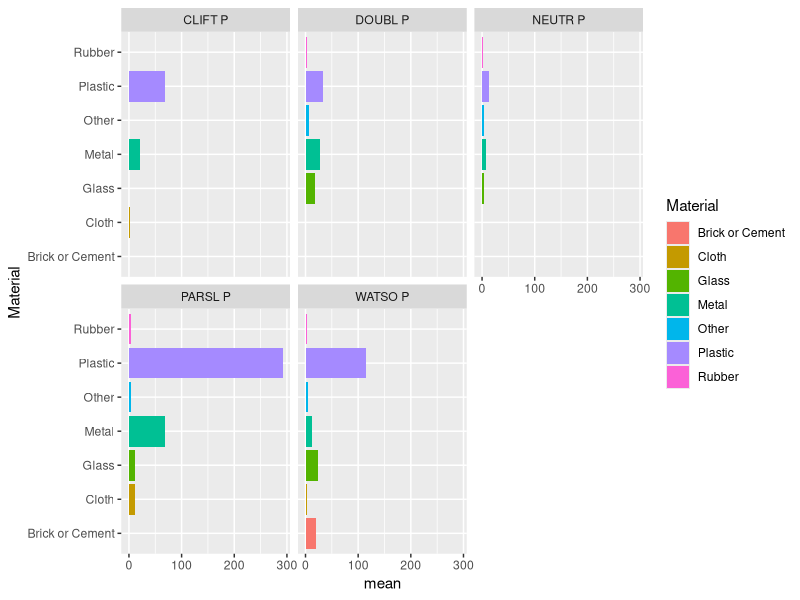
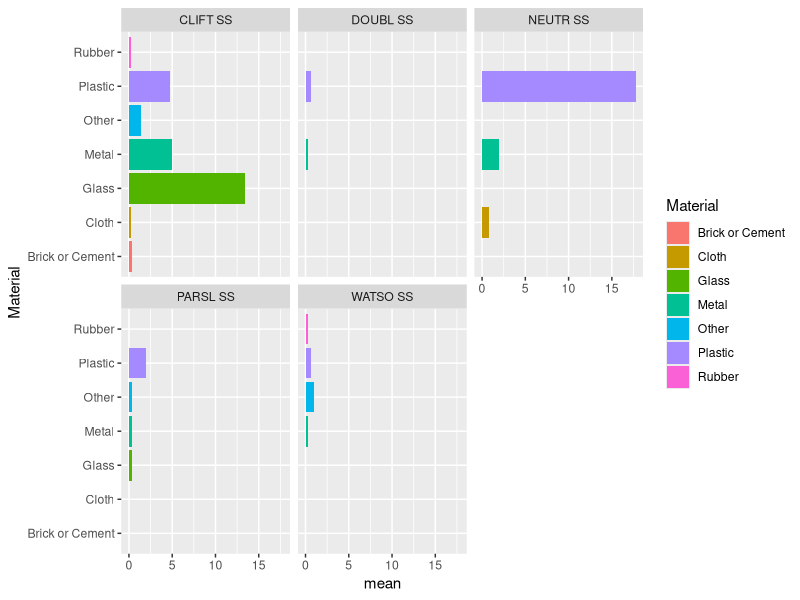
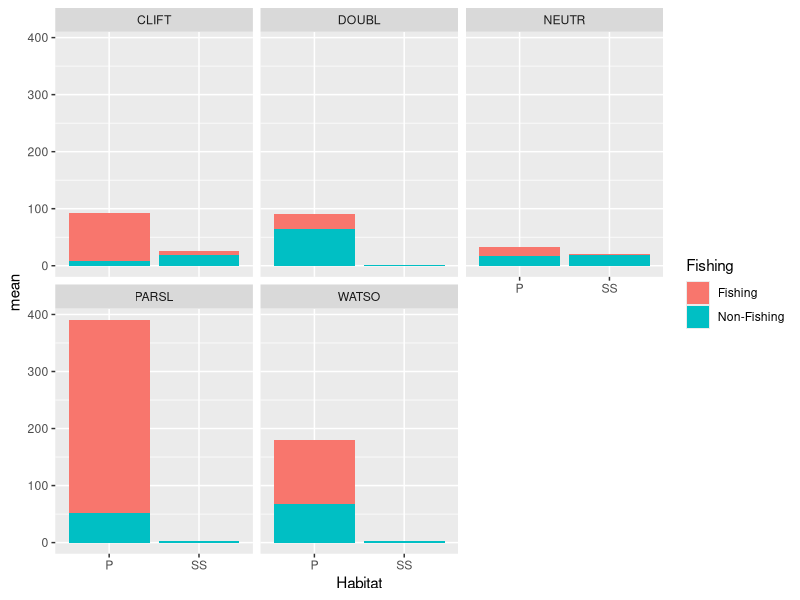
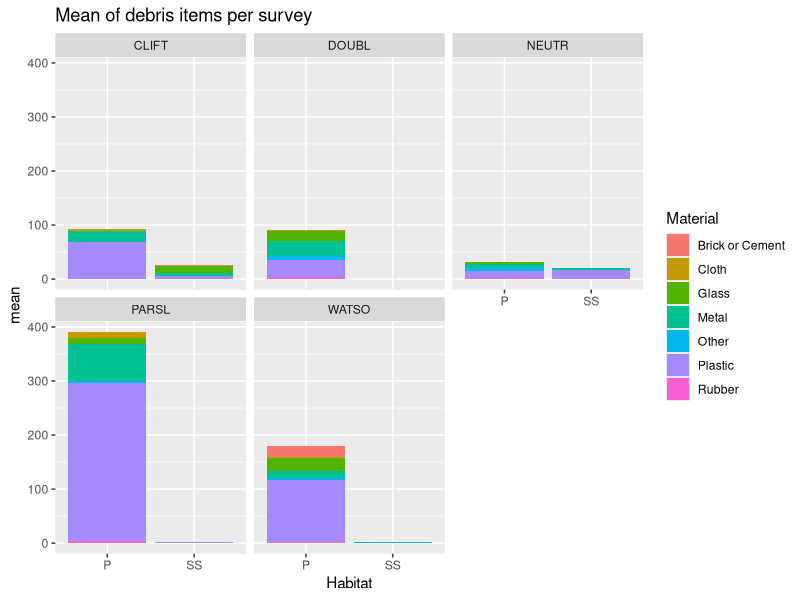
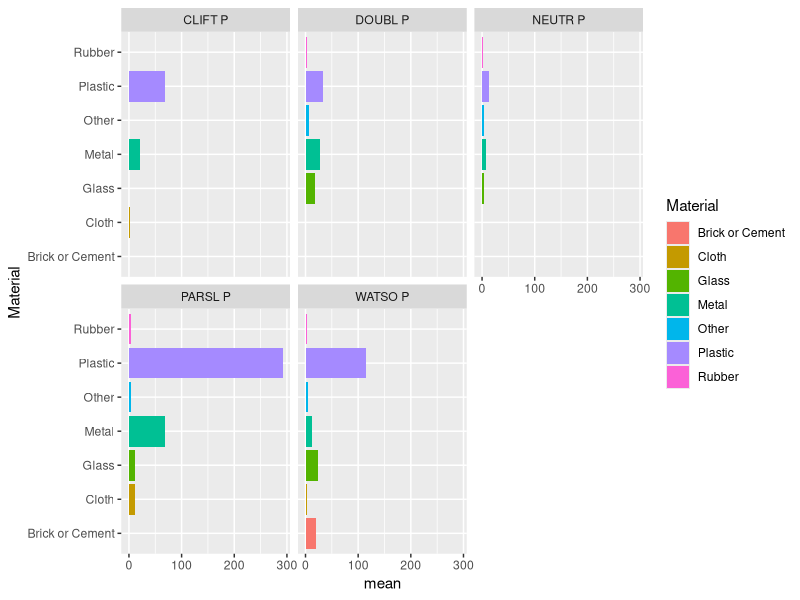
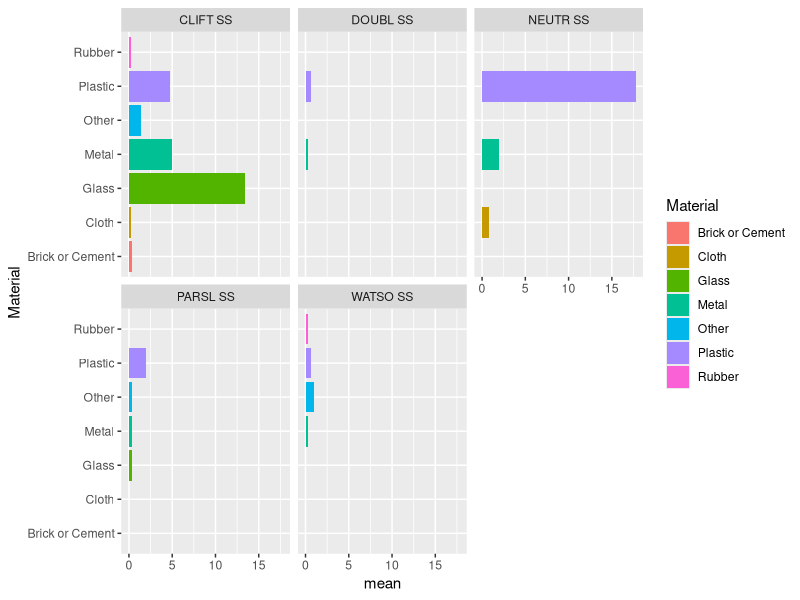
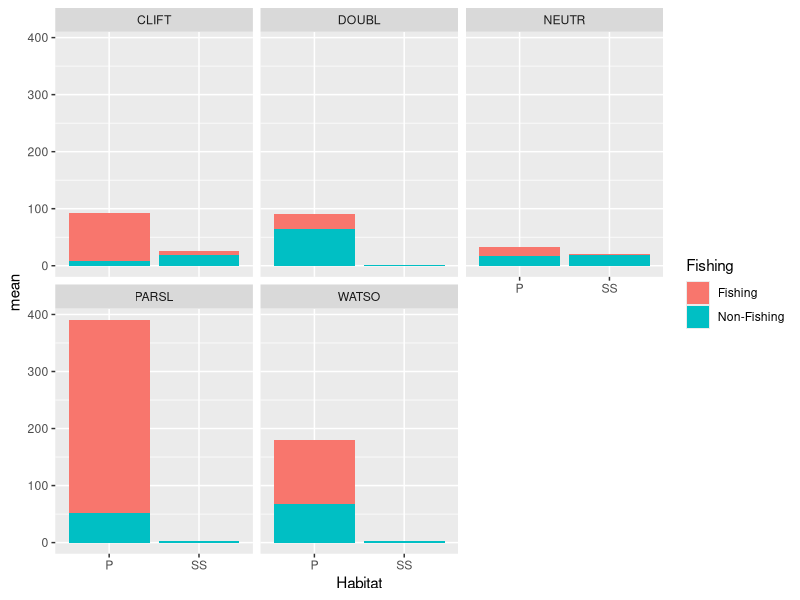
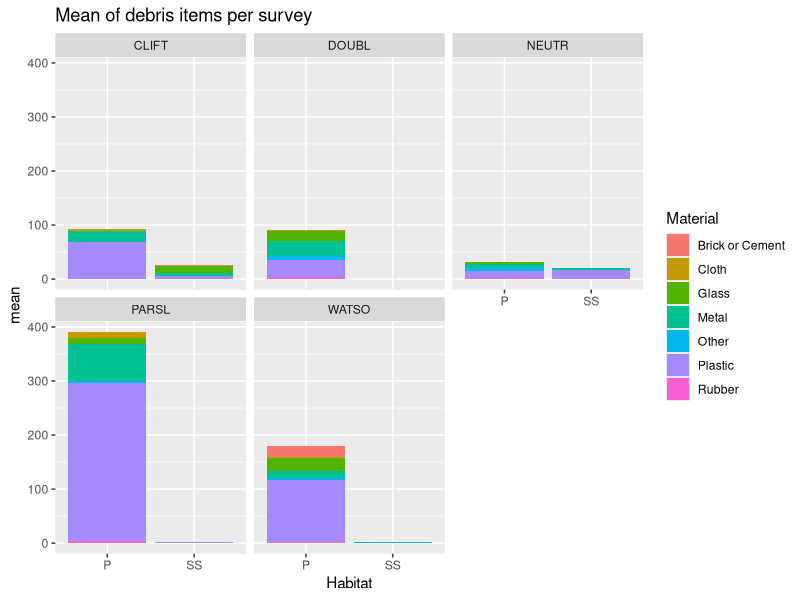

Write R code to recreate these figures, in order. (Note: this script raises an error after producing the figures.)
## ---- chunk 1
knitr::opts_chunk$set(echo = TRUE)
## ---- chunk 2
lib.load = c("here", "ggplot2", "dplyr", "lubridate", "forcats", "ggthemes", "knitr", "kableExtra") 
lapply(lib.load, require, character.only = TRUE) 

## ---- chunk 3
data <- read.csv(file="data/all_data.csv", header=T, sep=",")
data$Date <- dmy(data$Date)
data$Notes <- as.character(data$Notes)

site_select <- data %>%
  filter(Team=="UNSW" & Location %in% c("DOUBL","WATSO","PARSL","NEUTR","CLIFT")) %>%
  select(-Habitat2, -Fragment, -Whole)
## ---- chunk 4
item_code <- read.csv(file="data/CSIRO-code.csv", header=T, sep=",") #load item names
item_code <- item_code %>%
  select(ID, item_name) #filter out material as some item types may have more than one material type (ex. fishing items, furniture)
## ---- chunk 5
#create a count for number of surveys
sampling_dates <- data %>%
  group_by(Location) %>%
  filter(Team=="UNSW") %>%
  count(Date)

#take away the debris count
sampling_dates$n <- NULL

sampling_dates <- sampling_dates %>%
  count(Location) %>%
  arrange(desc(n)) %>%
  rename(NumberSurveys=n)

#join survey to site select
site_select <- left_join(site_select, sampling_dates, by="Location")
## ---- chunk 6
#normalise sites
site_total_item <- site_select %>%
  group_by(Site, Material, ID) %>%
  mutate(mean=sum(Total)/NumberSurveys, #mean of item type per site
         mean_sd=sd(Total)) %>% #sd of item type per site
        ungroup()

site_total_item <- site_total_item %>%
  select(Location, Habitat, Site, Material, ID, mean, mean_sd) %>%
  filter(mean > 0) %>%
  distinct()
  
site_total_item <- left_join(site_total_item, item_code, by="ID")

top_items_per_site <- site_total_item %>% group_by(Site) %>% top_n(2, mean)
## ---- chunk 7
item_total <- site_select %>%
  group_by(Material, ID) %>%
  mutate(sum=sum(Total), #sum of total items by type
         sd=sd(Total)) %>% #sd of total items by type
        select(ID, Material, sum, sd) %>% #remove irrelevant columns
        filter(sum>0) %>% #remove null values
        arrange(desc(sum)) %>% #show high counts first
        distinct() %>% #remove duplicate entries
        ungroup()

item_total <- left_join(item_total, item_code, by="ID") #join item names

top_items <- item_total %>% top_n(20, sum) #show top 20 items over all surveys combined

rmarkdown::paged_table(top_items) %>% #print clean table
kable("html", col.names = c("ID", "Material", "Sum", "SD", "Name"),
      caption = "Top 20 items across all surveys") %>% 
  kable_styling(bootstrap_options="condensed", position="left") %>%
  scroll_box(width = "100%", height = "500px")
## ---- chunk 8
#normalise sites
site_total_mat <- site_select %>%
  group_by(Site, Material) %>%  #group by material findings at each site
  summarise(mean=mean(Total), #mean of item type per site
         mean_sd=sd(Total)) %>% #sd of item type per site
        ungroup()

# plyr version of the same thing:
# site_total_mat <- plyr::ddply(site_select,
#                         .(Site, Material), # group by these factors
#                         summarise,
#                         mean=mean(Total),
#                         sd=sd(Total)
#                         )


site_total_mat <- site_total_mat %>%
  filter(mean > 0) %>% #remove 0 values
  distinct() #remove duplicates

# rename material categories 
var_change <- c("Ceramic", "Undetermined", "E-Waste", "Paper", "Construction", "Organic", "Unknown", "Timber") #state variables to rename
site_total_mat$Material <- as.character(site_total_mat$Material) #change Material to character
site_total_mat$Material[site_total_mat$Material %in% var_change] = "Other" #set categories to Other

#top materials at each site by mean
top_mat_per_site <- site_total_mat %>% group_by(Site) %>% top_n(1, mean)

rmarkdown::paged_table(top_mat_per_site) %>% #print clean table
kable("html", col.names = c("Site", "Material", "Mean", "SD"),
      caption = "Top Material Type per Site") %>% 
  kable_styling(bootstrap_options="condensed", position="left") %>%
  scroll_box(width = "100%", height = "500px")
## ---- chunk 9
P <- site_select %>%
  filter(Habitat=="P") #isolate pier sites

total_P <- P %>%
  group_by(Site, Material, ID) %>% #looking at item types per site
  summarise(item_total=sum(Total), #total number of each item per site
            mean=item_total/NumberSurveys) %>% #mean of each item per site
  arrange(desc(mean)) #listed by largest means

total_P <- distinct(total_P) #removing duplicate records
total_P <- left_join(total_P, item_code, by="ID") #adding item name

total_P <- total_P %>%
  filter(mean>0) #filter out null values

total_P$Material <- as.character(total_P$Material) #change Material to character
total_P$Material[total_P$Material %in% var_change] = "Other" #set categories to Other

p_total_P <- total_P %>%
  mutate(item_name=fct_reorder(item_name,desc(mean))) %>%
  ggplot( aes(x=Material, y=mean, fill=Material)) +
  geom_col() +
  coord_flip() +
  facet_wrap(~Site)

p_total_P

ggsave(filename = "figures/total_p.png", plot = p_total_P, dpi = 600)
## ---- chunk 10
SS <- site_select %>%
  filter(Habitat=="SS")

total_SS <- SS %>%
  group_by(Site, Material, ID) %>% #looking at item types per site
  summarise(item_total=sum(Total), #total number of each item per site
            mean=item_total/NumberSurveys) %>% #mean of each item per site
  arrange(desc(mean)) #listed by largest means

total_SS <- distinct(total_SS) #removing duplicate records
total_SS <- left_join(total_SS, item_code, by="ID") #adding item name

total_SS <- total_SS %>%
  filter(mean>0) #filter out null values

total_SS$Material <- as.character(total_SS$Material) #change Material to character
total_SS$Material[total_SS$Material %in% var_change] = "Other" #set categories to Other

p_total_SS <- total_SS %>%
  mutate(item_name=fct_reorder(item_name,desc(mean))) %>% 
  ggplot( aes(x=Material, y=mean, fill=Material)) +
  geom_col() +
  coord_flip() + 
  facet_wrap(~Site)

p_total_SS

ggsave(filename = "figures/total_ss.png", plot = p_total_SS, dpi = 600)
## ---- chunk 11
fishing <- site_select %>%
  group_by(Site, Fishing) %>% #group by fishing or non-fishing
  summarise(item_total=sum(Total), #total fishing items
            mean=item_total/NumberSurveys) %>% #total per survey
  arrange(desc(mean))

fishing <- distinct(fishing) #remove duplicates

site_habitat <- site_select %>%
  select(Site, Habitat, Location) %>% #create df for labeling
  distinct() #remove duplicates
fishing <- left_join(fishing, site_habitat, by="Site") #join for labeling

p_fishing <- fishing %>%
  ggplot( aes(x=Habitat, y=mean, fill=Fishing)) +
  geom_bar(position="stack", stat="identity") +
  facet_wrap(~Location)

p_fishing

ggsave(filename = "figures/fishing.png", plot = p_fishing, dpi = 600)
## ---- chunk 12
habitat <- site_select %>%
  group_by(Location, Habitat, Material) %>%
  summarise(item_total=sum(Total), #total number of each material type per site
            mean=item_total/NumberSurveys, #mean of each material type per site
            mean_sd=sd(Total)) %>% #sd of each material type per site
  arrange(desc(mean))

habitat <- habitat %>%
  filter(mean>0) %>% #filter null values
  distinct() #remove duplicates

habitat$Material <- as.character(habitat$Material) #change Material to character
habitat$Material[habitat$Material %in% var_change] = "Other" #set categories to Other

p_habitat <- habitat %>%
  ggplot( aes(x=Habitat, y=mean, fill=Material)) +
  geom_bar(position="stack", stat="identity") +
  ggtitle("Mean of debris items per survey") +
  facet_wrap(~Location)
p_habitat

ggsave(filename = "figures/habitat.png", plot = p_habitat, dpi = 600)
## ---- chunk 13
site_select_sum <- site_select %>%
  group_by(Date, Location, Habitat) %>%
  summarise(sum=sum(Total), mean=mean(Total), sd=sd(Total))

    
    top_Round <- df.sum %>%
      group_by(Cycle) %>%
      top_n(5, sum) 
    
time_line <- ggplot(site_select_sum, aes(x=Date, y=sum, group=Habitat, colour=Habitat)) +
      geom_line() +
      geom_point() +
      ggtitle("Debris count per Survey") +
      guides(colour=guide_legend("Item type")) +
      ylab("Total item count") +
      facet_wrap(~Location)
    time_line
    
    ggsave(filename = "figures/timeline.png", plot = time_line, dpi = 600)
